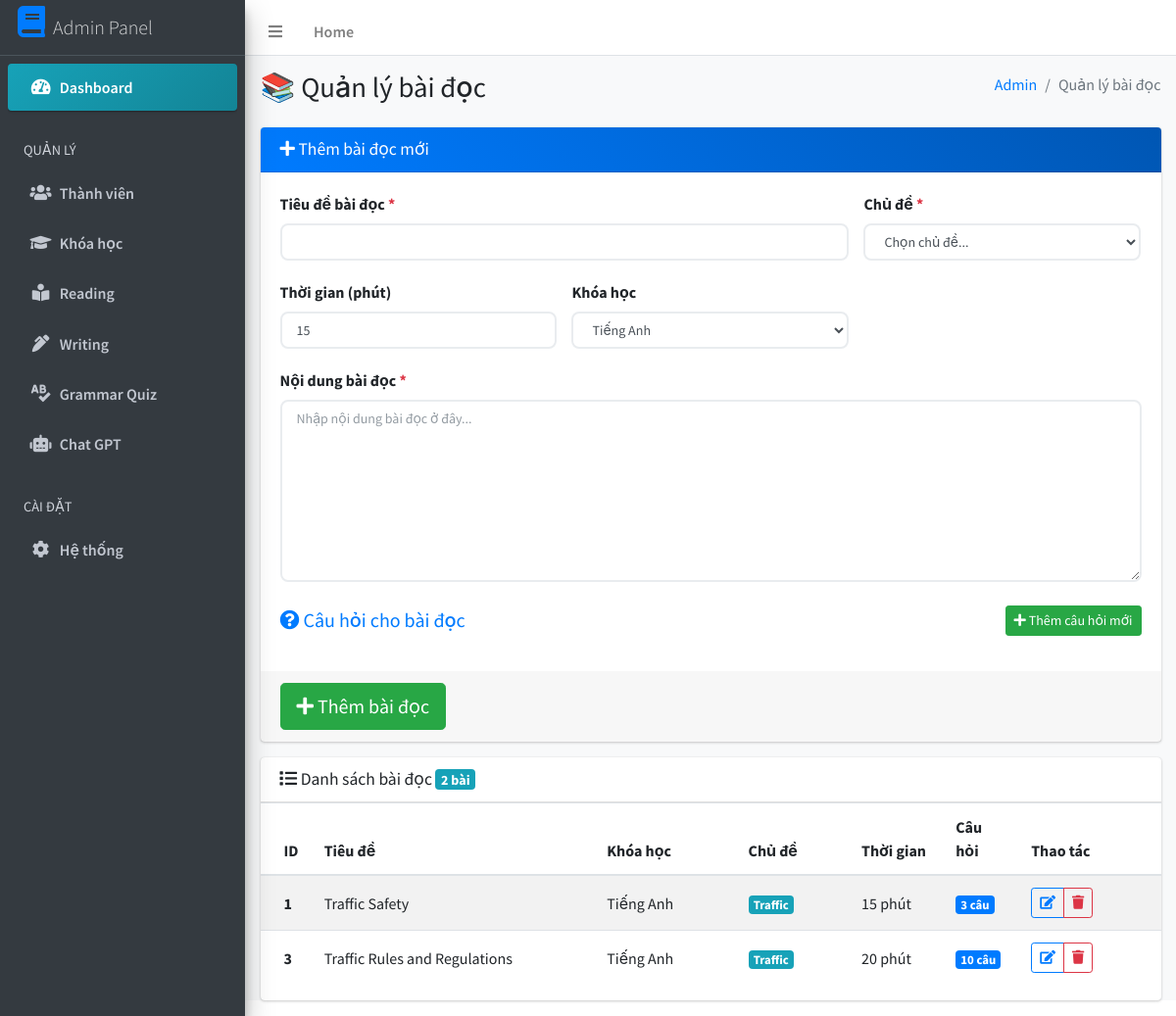
The app's page /public/admin/ReadingManagement.php (signed in) with its own data.
### tables this page shows
CREATE TABLE `reading_lessons` (
  `MaBaiDoc` int(11) NOT NULL,
  `MaBaiHoc` int(11) NOT NULL,
  `MaKhoaHoc` int(11) NOT NULL,
  `TieuDe` text NOT NULL,
  `NoiDungBaiDoc` longtext NOT NULL,
  `MucDo` enum('Dễ','Trung bình','Khó') NOT NULL DEFAULT 'Dễ',
  `ChuDe` varchar(100) DEFAULT 'Traffic',
  `ThoiGianLam` int(11) NOT NULL DEFAULT 10,
  `ThuTu` int(11) NOT NULL DEFAULT 1,
  `TrangThai` tinyint(1) NOT NULL DEFAULT 1,
  `ThoiGianTao` datetime NOT NULL DEFAULT current_timestamp()
);

CREATE TABLE `khoahoc` (
  `MaKhoaHoc` int(11) NOT NULL,
  `TenKhoaHoc` text NOT NULL,
  `LinkAnh` text NOT NULL,
  `NoiDung` text NOT NULL,
  `SoHocVien` int(11) NOT NULL DEFAULT 0,
  `NguoiTao` varchar(100) NOT NULL,
  `TrangThaiKhoaHoc` tinyint(1) NOT NULL DEFAULT 1,
  `ThoiGianTaoKhoaHoc` datetime NOT NULL DEFAULT current_timestamp()
);

### configs/config.php (called while the page is built, shortened)
<?php
require_once(__DIR__ . "/../class/Database.php");
$Database = new Database();

### class/Database.php (called while the page is built, shortened)
<?php
class Database
{
    protected $ketnoi;
    private $host = HOST_DB;
    private $user = USER_DB;
    private $pass = PASS_DB;
    private $dbname = DBNAME_DB;
    function connect()
    {
        try {
            if (!$this->ketnoi) {
                $this->ketnoi = mysqli_connect(
                    $this->host,
                    $this->user,
                    $this->pass,
                    $this->dbname
                );
                mysqli_query($this->ketnoi, "set names 'utf8'");
            }
        } catch (Exception $err) {
            die($err->getMessage());
        }
    }
    function get_list($sql)
    {
        $result = mysqli_query($this->ketnoi, $sql);
        $return = array();
        while ($row = mysqli_fetch_assoc($result)) {
            $return[] = $row;
        }
        return $return;
    }
}

### public/admin/ReadingManagement.php (the view, shortened to what this page needs)
<?php
require_once(__DIR__ . "/../../configs/config.php");
try {
    $lessons = $Database->get_list("
        SELECT rl.*, kh.TenKhoaHoc,
               (SELECT COUNT(*) FROM reading_questions WHERE MaBaiDoc = rl.MaBaiDoc) as SoLuongCauHoi
        FROM reading_lessons rl
        LEFT JOIN khoahoc kh ON rl.MaKhoaHoc = kh.MaKhoaHoc
        ORDER BY rl.ThuTu ASC, rl.MaBaiDoc DESC
    ");
} catch (Exception $e) {
    $lessons = [];
}
try {
    $courses = $Database->get_list("SELECT MaKhoaHoc, TenKhoaHoc FROM khoahoc WHERE TrangThaiKhoaHoc = 1");
} catch (Exception $e) {
    $courses = [['MaKhoaHoc' => 1, 'TenKhoaHoc' => 'Khóa học mặc định']];
}
$editLesson = null;
require_once(__DIR__ . "/Header.php");
require_once(__DIR__ . "/Sidebar.php");
?>
<div class="content-wrapper">
    <div class="content-header">
        <div class="container-fluid">
            <div class="row mb-2">
                <div class="col-sm-6">
                    <h1 class="m-0">📚 Quản lý bài đọc</h1>
                </div>
                <div class="col-sm-6">
                    <ol class="breadcrumb float-sm-right">
                        <li class="breadcrumb-item"><a href="/webhocngoaingu/public/admin/home.php">Admin</a></li>
                        <li class="breadcrumb-item active">Quản lý bài đọc</li>
                    </ol>
                </div>
            </div>
        </div>
    </div>
    <div class="content">
        <div class="container-fluid">
            <div class="card card-primary">
                <div class="card-header">
                    <h3 class="card-title">
                        <i class="fas fa-<?= $editLesson ? 'edit' : 'plus' ?>"></i>
                        <?= $editLesson ? 'Chỉnh sửa bài đọc' : 'Thêm bài đọc mới' ?>
                    </h3>
                </div>
                <form method="POST" action="" id="lessonForm">
                    <div class="card-body">
                        <div class="row">
                            <div class="col-md-8">
                                <div class="form-group">
                                    <label for="title">Tiêu đề bài đọc <span class="text-danger">*</span></label>
                                    <input type="text" class="form-control" id="title" name="title"
                                           value="<?= $editLesson ? htmlspecialchars($editLesson['TieuDe']) : '' ?>"
                                           required>
                                </div>
                            </div>
                            <div class="col-md-4">
                                <div class="form-group">
                                    <label for="topic">Chủ đề <span class="text-danger">*</span></label>
                                    <select class="form-control" id="topic" name="topic" required>
                                        <option value="">Chọn chủ đề...</option>
                                    </select>
                                </div>
                            </div>
                        </div>
                        <div class="row">
                            <div class="col-md-4">
                                <div class="form-group">
                                    <label for="duration">Thời gian (phút)</label>
                                    <input type="number" class="form-control" id="duration" name="duration"
                                           value="<?= $editLesson ? $editLesson['ThoiGianLam'] : '15' ?>"
                                           min="1" max="180">
                                </div>
                            </div>
                            <div class="col-md-4">
                                <div class="form-group">
                                    <label for="course_id">Khóa học</label>
                                    <select class="form-control" id="course_id" name="course_id">
                                        <?php foreach($courses as $course): ?>
                                            <option value="<?= $course['MaKhoaHoc'] ?>"
                                                    <?= ($editLesson && $editLesson['MaKhoaHoc'] == $course['MaKhoaHoc']) ? 'selected' : '' ?>>
                                                <?= htmlspecialchars($course['TenKhoaHoc']) ?>
                                            </option>
                                        <?php endforeach; ?>
                                    </select>
                                </div>
                            </div>
                        </div>
                        <div class="form-group">
                            <label for="content">Nội dung bài đọc <span class="text-danger">*</span></label>
                            <textarea class="form-control" id="content" name="content" rows="8" required
                                      placeholder="Nhập nội dung bài đọc ở đây..."><?= $editLesson ? htmlspecialchars($editLesson['NoiDungBaiDoc']) : '' ?></textarea>
                        </div>
                        <div class="mt-4">
                            <div class="d-flex justify-content-between align-items-center mb-3">
                                <h5 class="text-primary mb-0">
                                    <i class="fas fa-question-circle"></i> Câu hỏi cho bài đọc
                                </h5>
                                <button type="button" class="btn btn-success btn-sm" onclick="addQuestion()">
                                    <i class="fas fa-plus"></i> Thêm câu hỏi mới
                                </button>
                            </div>
                        </div>
                    </div>
                    <div class="card-footer">
                        <button type="submit" class="btn btn-<?= $editLesson ? 'warning' : 'success' ?> btn-lg">
                            <i class="fas fa-<?= $editLesson ? 'save' : 'plus' ?>"></i>
                            <?= $editLesson ? 'Cập nhật bài đọc' : 'Thêm bài đọc' ?>
                        </button>
                    </div>
                </form>
            </div>
            <div class="card">
                <div class="card-header">
                    <h3 class="card-title">
                        <i class="fas fa-list"></i> Danh sách bài đọc
                        <span class="badge badge-info"><?= count($lessons) ?> bài</span>
                    </h3>
                </div>
                <div class="card-body p-0">
                    <?php if (empty($lessons)): ?>
                        <div class="text-center p-4">
                            <i class="fas fa-inbox fa-3x text-muted mb-3"></i>
                            <h5 class="text-muted">Chưa có bài đọc nào</h5>
                            <p class="text-muted">Hãy thêm bài đọc đầu tiên của bạn!</p>
                        </div>
                    <?php else: ?>
                        <div class="table-responsive">
                            <table class="table table-striped table-hover">
                                <thead>
                                    <tr>
                                        <th width="5%">ID</th>
                                        <th width="30%">Tiêu đề</th>
                                        <th width="15%">Khóa học</th>
                                        <th width="12%">Chủ đề</th>
                                        <th width="10%">Thời gian</th>
                                        <th width="8%">Câu hỏi</th>
                                        <th width="15%">Thao tác</th>
                                    </tr>
                                </thead>
                                <tbody>
                                    <?php foreach($lessons as $lesson): ?>
                                    <tr>
                                        <td><strong><?= $lesson['MaBaiDoc'] ?></strong></td>
                                        <td>
                                            <div class="text-truncate" style="max-width: 200px;" title="<?= htmlspecialchars($lesson['TieuDe']) ?>">
                                                <?= htmlspecialchars($lesson['TieuDe']) ?>
                                            </div>
                                        </td>
                                        <td><?= htmlspecialchars($lesson['TenKhoaHoc'] ?? 'Chưa xác định') ?></td>
                                        <td>
                                            <span class="badge badge-info">
                                                <?= htmlspecialchars($lesson['ChuDe'] ?? 'Traffic') ?>
                                            </span>
                                        </td>
                                        <td><?= $lesson['ThoiGianLam'] ?> phút</td>
                                        <td>
                                            <span class="badge badge-primary">
                                                <?= $lesson['SoLuongCauHoi'] ?> câu
                                            </span>
                                        </td>
                                        <td>
                                            <div class="btn-group btn-group-sm" role="group">
                                                <a href="?edit=<?= $lesson['MaBaiDoc'] ?>"
                                                   class="btn btn-outline-primary"
                                                   title="Chỉnh sửa">
                                                    <i class="fas fa-edit"></i>
                                                </a>
                                                <button type="button"
                                                        class="btn btn-outline-danger"
                                                        onclick="deleteLesson(<?= $lesson['MaBaiDoc'] ?>, '<?= htmlspecialchars($lesson['TieuDe']) ?>')"
                                                        title="Xóa">
                                                    <i class="fas fa-trash"></i>
                                                </button>
                                            </div>
                                        </td>
                                    </tr>
                                    <?php endforeach; ?>
                                </tbody>
                            </table>
                        </div>
                    <?php endif; ?>
                </div>
            </div>
        </div>
    </div>
</div>
<?php
require_once(__DIR__ . "/Footer.php");
?>

### assets/css/reading-admin.css (style rules this page uses)
.form-group { margin-bottom: 20px; }
.form-control { width: 100%; padding: 7px 15px; border: 2px solid #e9ecef; border-radius: 8px; font-size: 14px; transition: all 0.3s ease; background: #fff; }
textarea.form-control { resize: vertical; min-height: 100px; }

### public/admin/ReadingManagement.php (style rules this page uses)
.table td { vertical-align: middle; }
.badge { font-size: 0.8em; }
.btn-group-sm > .btn { padding: 0.25rem 0.5rem; }
.card-primary .card-header { background: linear-gradient(45deg, #007bff, #0056b3); }
.content-wrapper { background-color: #f8f9fa; }

### records on screen
reading_lessons: MaBaiDoc "1", TieuDe "Traffic Safety", khoahoc.TenKhoaHoc "Tiếng Anh", ChuDe "Traffic", ThoiGianLam "15", SoLuongCauHoi "3"
reading_lessons: MaBaiDoc "3", TieuDe "Traffic Rules and Regulations", khoahoc.TenKhoaHoc "Tiếng Anh", ChuDe "Traffic", ThoiGianLam "20", SoLuongCauHoi "10"

### other values on screen
count($lessons) "2"
form field course_id "Tiếng Anh"
